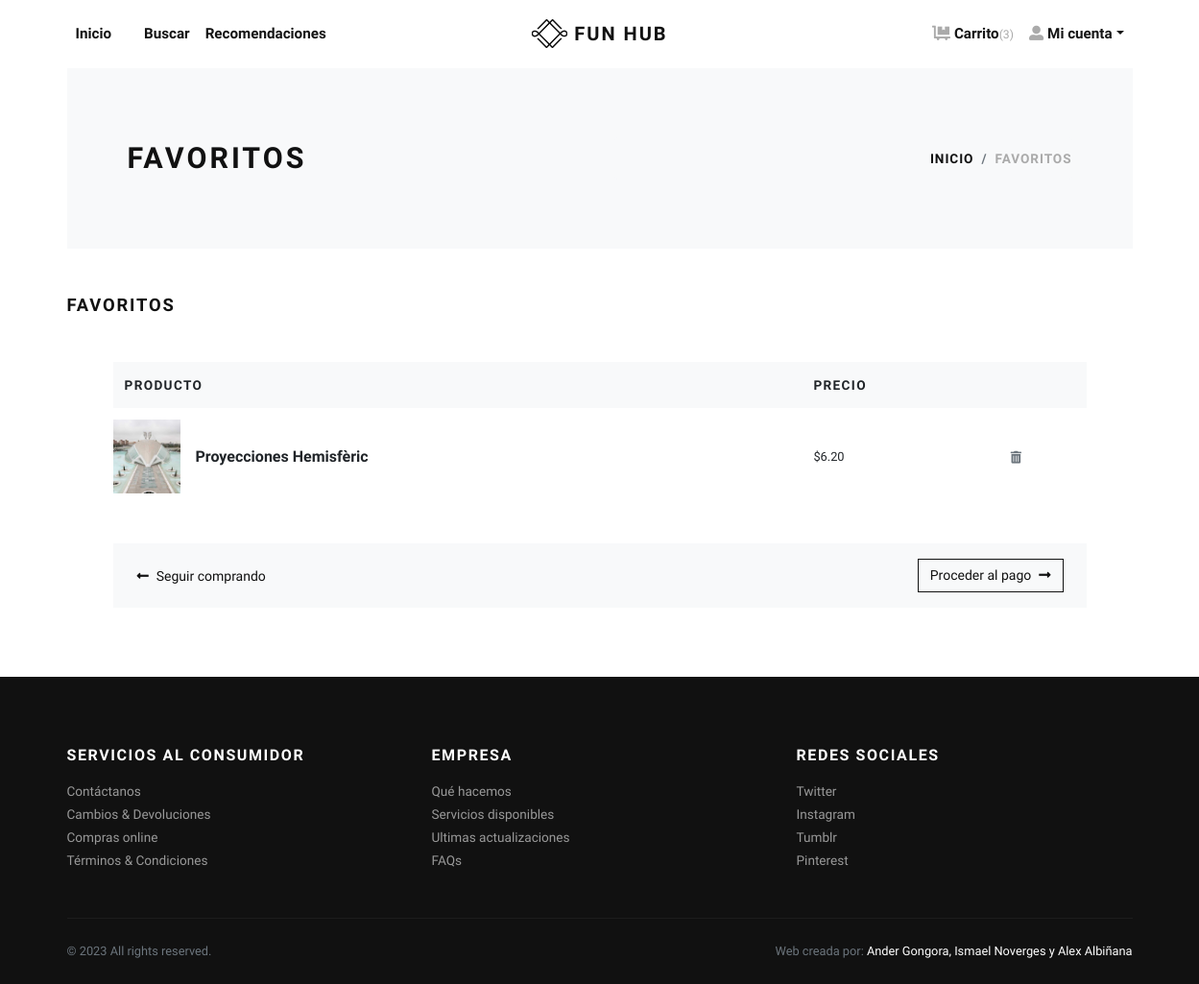
Before: /favorites/ (signed in) with the older database file.
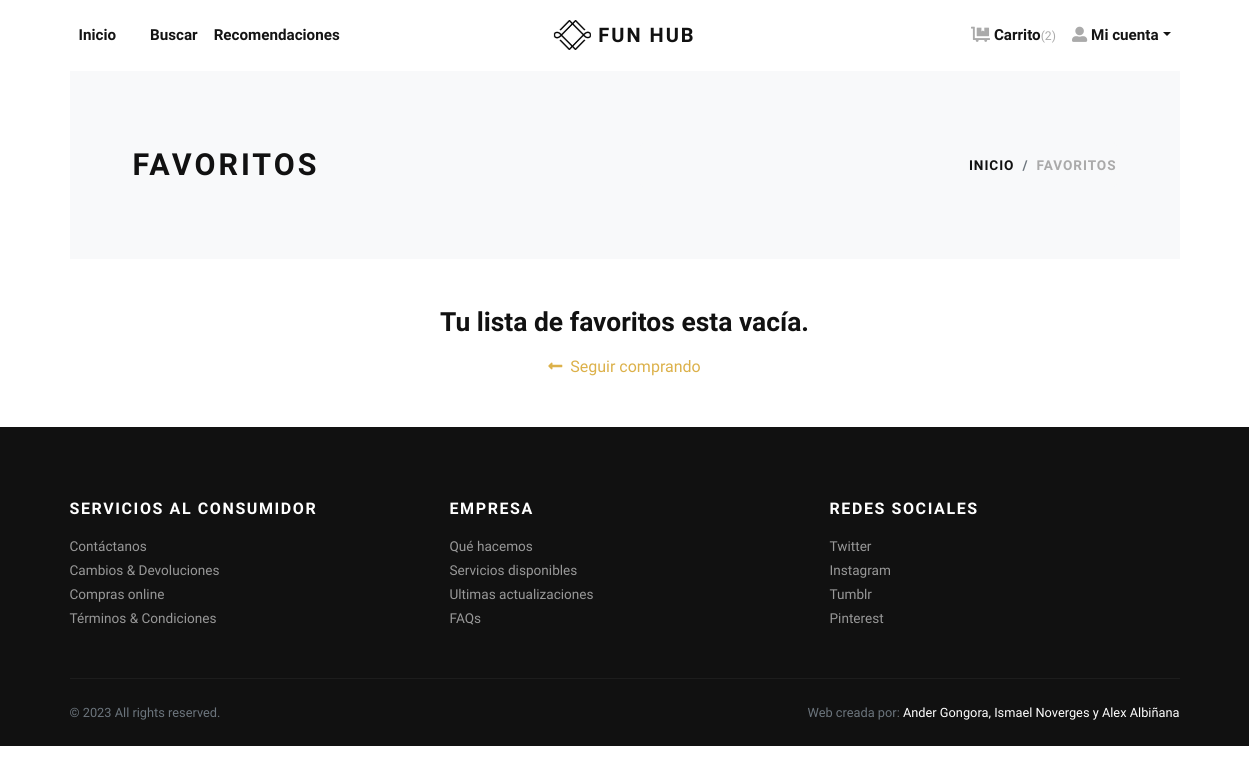
After: the same page with the newer database file.
### store/models.py (models this page shows, shortened)
class Favorites(models.Model):
    user = models.ForeignKey(User, verbose_name="User", on_delete=models.CASCADE)
    product = models.ForeignKey(Product, verbose_name="Product", on_delete=models.CASCADE)
    created_at = models.DateTimeField(auto_now_add=True, verbose_name="Created Date")
    updated_at = models.DateTimeField(auto_now=True, verbose_name="Updated Date")
    class Meta:
        verbose_name_plural = 'Favorites'
        ordering = ('-created_at', )

class Product(models.Model):
    title = models.CharField(max_length=150, verbose_name="Product Title")
    slug = models.SlugField(max_length=160, verbose_name="Product Slug")
    sku = models.CharField(max_length=255, unique=True, verbose_name="Unique Product ID (SKU)")
    short_description = models.TextField(verbose_name="Short Description")
    detail_description = models.TextField(blank=True, null=True, verbose_name="Detail Description")
    product_image = models.ImageField(upload_to='product', blank=True, null=True, verbose_name="Product Image")
    price = models.DecimalField(max_digits=8, decimal_places=2)
    category = models.ManyToManyField(Category, verbose_name="Product Categories")
    tags = models.ManyToManyField(Tag, blank=True)
    is_active = models.BooleanField(verbose_name="Is Active?")
    is_featured = models.BooleanField(verbose_name="Is Featured?")
    created_at = models.DateTimeField(auto_now_add=True, verbose_name="Created Date")
    updated_at = models.DateTimeField(auto_now=True, verbose_name="Updated Date")
    class Meta:
        verbose_name_plural = 'Products'
        ordering = ('-created_at', )

### store/views.py (the view)
# urls.py: path('favorites/', views.favorites, name="favorites"),
@login_required
def favorites(request):
    user = request.user
    favorites_products = Favorites.objects.filter(user=user)
    context = {
        'favorites_products': favorites_products,
    }
    return render(request, 'store/favorites.html', context)

### store/context_preprocessors.py (called while the page is built)
def store_menu(request):
    categories = Category.objects.filter(is_active=True)
    context = {
        'categories_menu': categories,
    }
    return context

def cart_menu(request):
    if request.user.is_authenticated:
        cart_items= Cart.objects.filter(user=request.user)
        context = {
            'cart_items': cart_items,
        }
    else:
        context = {}
    return context

### templates/store/favorites.html (shortened to what the changed rows need)
{% extends 'base.html' %}
{% load static %}
{% load humanize %}
    {% block content %}
      <div class="container">
        <section class="py-5 bg-light">
          <div class="container">
            <div class="row px-4 px-lg-5 py-lg-4 align-items-center">
              <div class="col-lg-6">
                <h1 class="h2 text-uppercase mb-0">Favoritos</h1>
              </div>
            </div>
          </div>
        </section>
        {% if favorites_products %}
        <section class="py-5">
          <h2 class="h5 text-uppercase mb-4">Favoritos</h2>
          <div class="row px-4 px-lg-5 py-lg-4 align-items-center">
            <div class="col-lg-12 mb-4 mb-lg-0">
              <div class="table-responsive mb-4">
                <table class="table">
                  <thead class="bg-light">
                    <tr>
                      <th class="border-0" scope="col"> <strong class="text-small text-uppercase">Producto</strong></th>
                      <th class="border-0" scope="col"> <strong class="text-small text-uppercase">Precio</strong></th>
                      <th class="border-0" scope="col"> </th>
                    </tr>
                  </thead>
                  <tbody>
                    {% for fav_product in favorites_products %}
                    <tr>
                      <th class="pl-0 border-0" scope="row">
                        <div class="media align-items-center">
                          {% if fav_product.product.product_image %}
                            <a class="reset-anchor d-block animsition-link" href="{% url 'store:product-detail' fav_product.product.slug %}"><img src="{{fav_product.product.product_image.url}}" alt="{{fav_product.product.title}}" width="70"/></a>
                          {% else %}
                            <a class="reset-anchor d-block animsition-link" href="{% url 'store:product-detail' fav_product.product.slug %}"><img src="{% static 'img/product-detail-3.jpg' %}" alt="{{fav_product.product.title}}" width="70"/></a>
                          {% endif %}
                          <div class="media-body ml-3"><strong class="h6"><a class="reset-anchor animsition-link" href="{% url 'store:product-detail' fav_product.product.slug %}">{{fav_product.product.title}}</a></strong></div>
                        </div>
                      </th>
                      <td class="align-middle border-0">
                        <p class="mb-0 small">${{fav_product.product.price}}</p>
                      </td>
                      <td class="align-middle border-0"><a class="reset-anchor" href="{% url 'store:remove-favorite' fav_product.product_id %}"><i class="fas fa-trash-alt small text-muted"></i></a></td>
                    </tr>
                    {% endfor %}
                  </tbody>
                </table>
              </div>
              <div class="bg-light px-4 py-3">
                <div class="row align-items-center text-center">
                  <div class="col-md-6 mb-3 mb-md-0 text-md-left"><a class="btn btn-link p-0 text-dark btn-sm" href="{% url 'store:home' %}"><i class="fas fa-long-arrow-alt-left mr-2"> </i>Seguir comprando</a></div>
                  <div class="col-md-6 text-md-right"><a class="btn btn-outline-dark btn-sm" href="checkout.html">Proceder al pago<i class="fas fa-long-arrow-alt-right ml-2"></i></a></div>
                </div>
              </div>
            </div>
          </div>
        </section>
        {% else %}
          <div class="text-center py-5">
            <h3 class="mb-3">Tu lista de favoritos esta vacía.</h3>
            <a href="{% url 'store:home' %}"><i class="fas fa-long-arrow-alt-left mr-2"> </i>Seguir comprando</a>
          </div>
        {% endif %}
      </div>
      {% endblock content %}

Changed rows visible on the page:
removed Favorites: product.product_image (picture), product "Proyecciones Hemisfèric", product.price "6.20"
Other visible differences:
{{ cart_items.count }}: "3" → "2"
text no longer shown: "FAVORITOS PRODUCTO PRECIO Proceder al pago"
text now shown: "Tu lista de favoritos esta vacía."
